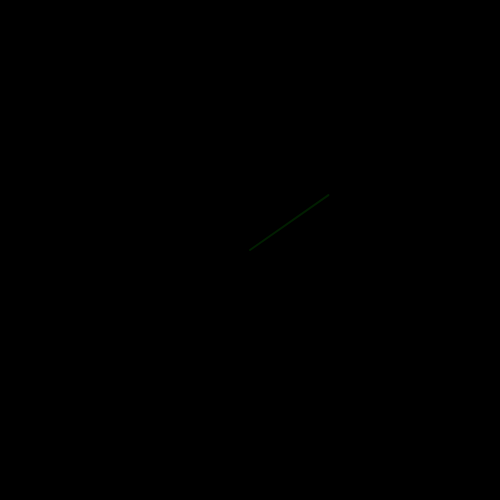
Frame 1 (no input)
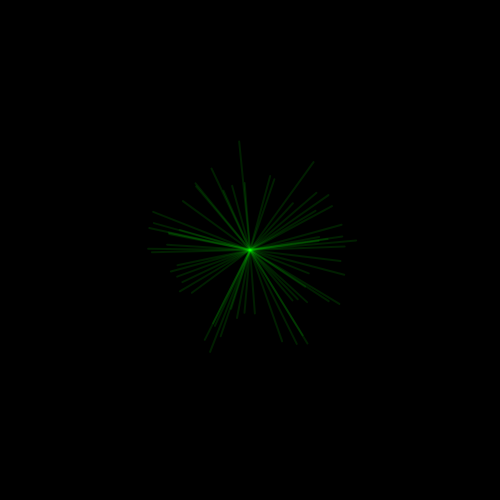
Frame 60 (no input)
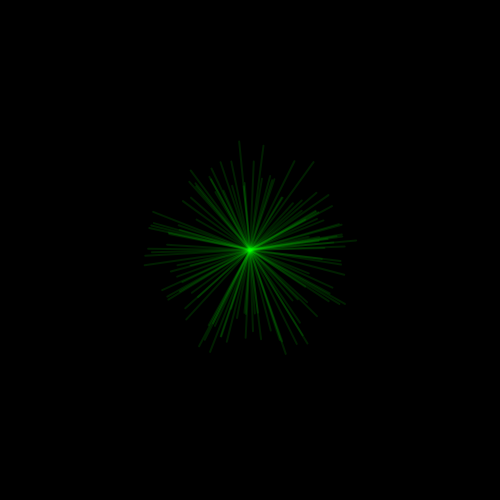
Frame 120 (the mouse pressed at the canvas centre since frame 60)

The p5.js sketch that drew these frames (run headless with seeded random() and noise() and a simulated clock; from frame 60 on, the mouse is pressed at the canvas centre):

// p5.js sketch
// ── sketch.js
function setup() {
  createCanvas(500, 500);
  background(0);
}

function draw() {
  translate(width/2, height/2);
  
  // let v = createVector(random(-100, 100), random(-100, 100));
  v = p5.Vector.random2D();
  v.mult(random(60, 110));

  strokeWeight(2);
  stroke(11, 255, 1, 30);
  line(0, 0, v.x, v.y);
}

// ── walker.js
class Walker {
    constructor(x, y) {
        this.position = createVector(x, y);
        this.vel = createVector(1, -1);
    }
    update() {
        this.position.add(this.vel); 
    }
    show() {
        stroke(255, 100);
        strokeWeight(2);
        point(this.position.x, this.position.y);
    }
}
